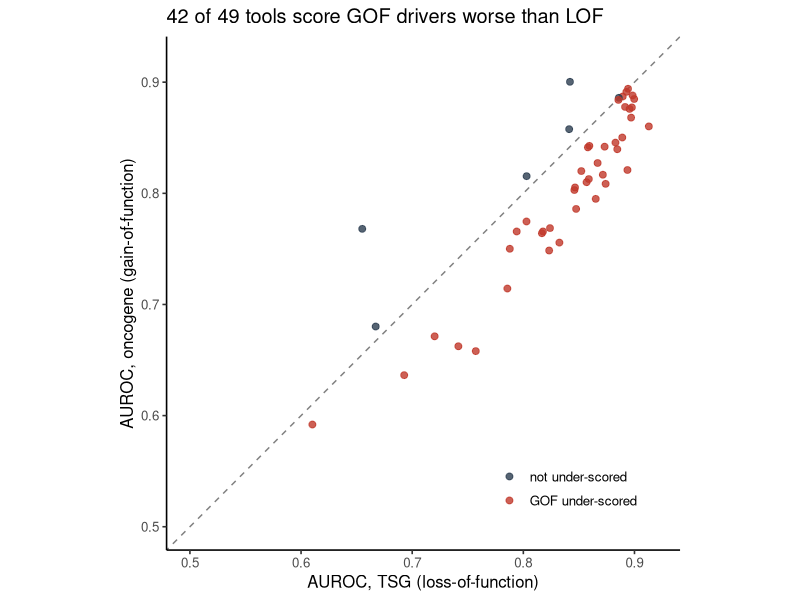
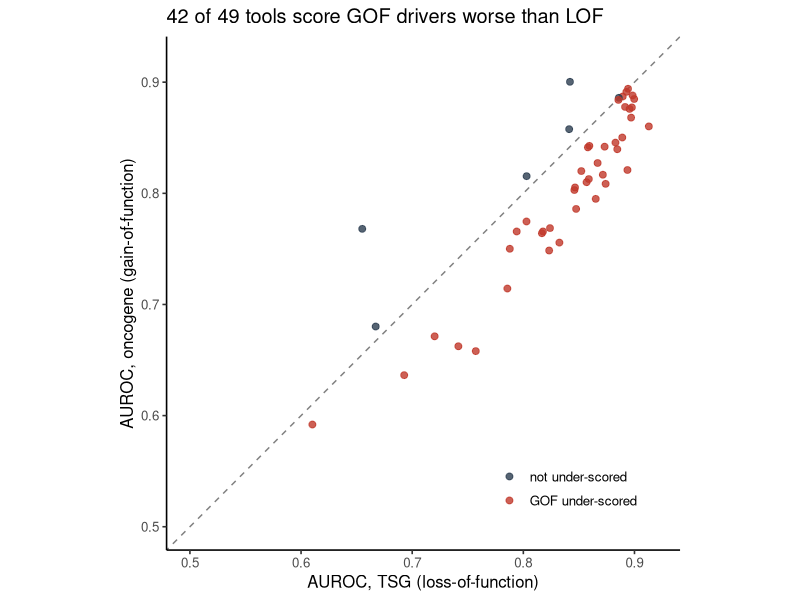

Here is the R script that generated these plots, in order:
# Fig 1a — Per-tool AUROC: oncogene (GOF) vs TSG (LOF)
# Input: tables/tool_performance.tsv   Output: fig1a_tool_auroc_scatter.{pdf,png}
# Message: 42 of 49 tools fall below the diagonal (GOF AUROC < TSG AUROC).
# Resolve the repository root from this script's own location so the script runs
# correctly whether invoked as `Rscript figures/<name>.R` from the repo root or as
# `Rscript <name>.R` from inside figures/.
.a <- commandArgs(trailingOnly = FALSE)
.f <- sub("^--file=", "", .a[grep("^--file=", .a)])
if (length(.f)) setwd(normalizePath(file.path(dirname(.f[1]), "..")))
dir.create("figures_R", showWarnings = FALSE)   # output directory, not tracked in git

suppressPackageStartupMessages({library(tidyverse)})

tp <- read.delim("tables/tool_performance.tsv", check.names = FALSE)
wide <- tp %>%
  filter(group %in% c("oncogene","TSG")) %>%
  select(tool, group, AUROC) %>%
  pivot_wider(names_from = group, values_from = AUROC) %>%
  mutate(below = oncogene < TSG)

n_below <- sum(wide$below, na.rm = TRUE); n_tot <- sum(!is.na(wide$below))

p <- ggplot(wide, aes(TSG, oncogene, color = below)) +
  geom_abline(slope = 1, intercept = 0, linetype = "dashed", color = "grey50") +
  geom_point(size = 2, alpha = 0.8) +
  scale_color_manual(values = c(`TRUE` = "#C0392B", `FALSE` = "#2C3E50"),
                     labels = c(`TRUE` = "GOF under-scored", `FALSE` = "not under-scored"),
                     name = NULL) +
  coord_equal(xlim = c(0.5, 0.92), ylim = c(0.5, 0.92)) +
  labs(x = "AUROC, TSG (loss-of-function)",
       y = "AUROC, oncogene (gain-of-function)",
       title = sprintf("%d of %d tools score GOF drivers worse than LOF", n_below, n_tot)) +
  theme_classic(base_size = 12) + theme(legend.position = c(0.78, 0.12))

ggsave("figures_R/fig1a_tool_auroc_scatter.pdf", p, width = 5, height = 5)
ggsave("figures_R/fig1a_tool_auroc_scatter.png", p, width = 5, height = 5, dpi = 300)
